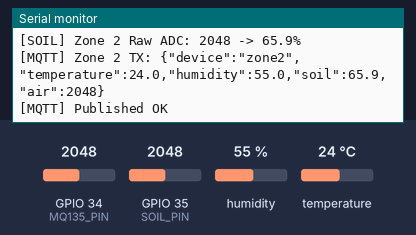
A sketch run on a simulated ESP32. Parts: the last lines printed to the serial monitor. The inputs (shaded band) are chosen by the test bench; at power-on: humidity 55 %, GPIO 34 (MQ135_PIN) = 2048, GPIO 35 (SOIL_PIN) = 2048, temperature 24 °C (analog values on the 0–4095 scale). WiFi joins after 1.5 s; servers stay silent unless stated; no MQTT or app messages arrive unless stated; names the files do not define were given values by the test bench: YOUR_HIVEMQ_BROKER_PORT = 1883.

Above: at 3.2 s.
3.3 s: humidity set to 22 %
4.8 s: GPIO 34 (MQ135_PIN) set to 2866
At 6.2 s:
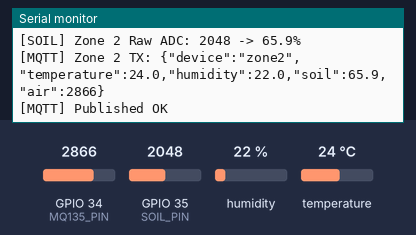
6.3 s: GPIO 35 (SOIL_PIN) set to 2866
7.8 s: temperature set to 12 °C
At 9.0 s:
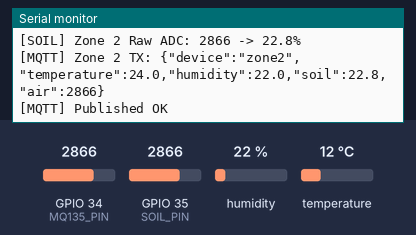
9.3 s: GPIO 34 (MQ135_PIN) set to 3972
At 10.6 s:
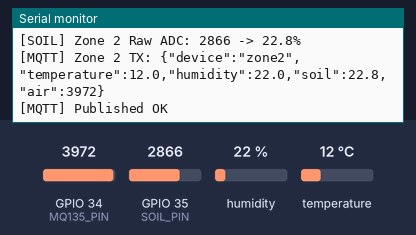
10.8 s: GPIO 35 (SOIL_PIN) set to 3972
At 13.0 s:
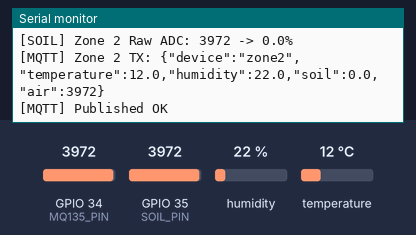
Timing chart, 0 to 13.3 s (numbered marks = the images above; inputs shaded):
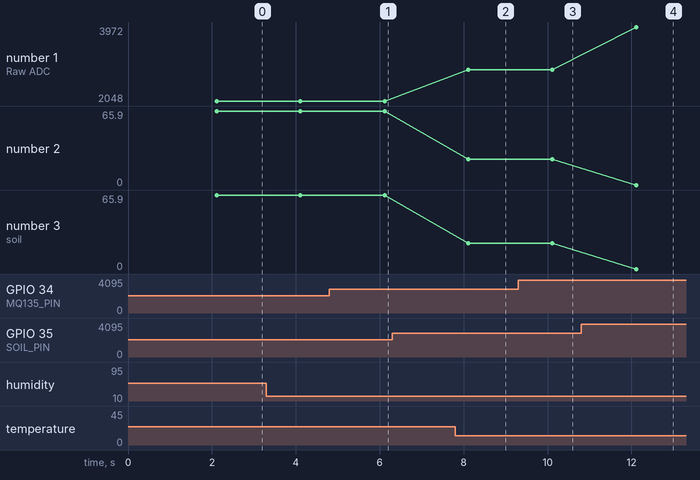

The sketch:

zone2.ino
```cpp
/*
  AgriVision AI - ESP32 Zone 2 Sensor Node
  =========================================

  Sensors:
    DHT22       -> GPIO 4
    Soil        -> GPIO 35
    MQ135       -> GPIO 34

  Communication:
    HiveMQ Cloud MQTT + TLS
*/

#include <WiFi.h>
#include <WiFiClientSecure.h>
#include <PubSubClient.h>
#include <DHT.h>
#include <ArduinoOTA.h>

// ============================================================
// PINS
// ============================================================

#define DHTPIN       4
#define DHTTYPE      DHT22
#define MQ135_PIN    34
#define SOIL_PIN     35

DHT dht(DHTPIN, DHTTYPE);

// ============================================================
// WIFI
// ============================================================

const char* WIFI_SSID     = "Your WIFI_SSID";
const char* WIFI_PASSWORD = "Your WIFI_PASSWORD";

// ============================================================
// HIVEMQ CLOUD
// ============================================================

#define MQTT_BROKER_HOST "YOUR_HIVEMQ_BROKER_HOST"
#define MQTT_BROKER_PORT YOUR_HIVEMQ_BROKER_PORT

#define MQTT_CLIENT_ID "AgriVision-Zone2"

#define MQTT_USERNAME "YOUR_HIVEMQ_USERNAME"
#define MQTT_PASSWORD "YOUR_HIVEMQ_PASSWORD"

// ============================================================
// TOPICS
// ============================================================

#define TOPIC_SENSORS "agrivision/zone2/sensors"
#define TOPIC_STATUS  "agrivision/zone2/status"

// ============================================================
// TIMING
// ============================================================

const unsigned long PUBLISH_INTERVAL_MS = 2000;
const unsigned long MQTT_RETRY_INTERVAL  = 5000;

unsigned long lastPublish = 0;
unsigned long lastMqttRetry = 0;

// ============================================================
// MQTT
// ============================================================

WiFiClientSecure espClient;
PubSubClient mqtt(espClient);

// ============================================================
// WIFI
// ============================================================

void connectWiFi() {

  if (WiFi.status() == WL_CONNECTED)
    return;

  Serial.print("[WiFi] Connecting to ");
  Serial.println(WIFI_SSID);

  WiFi.mode(WIFI_STA);
  WiFi.begin(WIFI_SSID, WIFI_PASSWORD);

  unsigned long start = millis();

  while (
    WiFi.status() != WL_CONNECTED &&
    millis() - start < 15000
  ) {

    delay(500);
    Serial.print(".");
  }

  Serial.println();

  if (WiFi.status() == WL_CONNECTED) {

    WiFi.setSleep(false);
    WiFi.setTxPower(WIFI_POWER_19_5dBm);

    Serial.println("[WiFi] Connected");

    Serial.print("[WiFi] IP: ");
    Serial.println(WiFi.localIP());

  } else {

    Serial.println("[WiFi] Connection failed");
  }
}

// ============================================================
// MQTT CONNECTION
// ============================================================

void tryConnectMQTT() {

  if (mqtt.connected())
    return;

  Serial.println("[MQTT] Connecting to HiveMQ Cloud...");

  bool connected = mqtt.connect(
    MQTT_CLIENT_ID,
    MQTT_USERNAME,
    MQTT_PASSWORD,
    TOPIC_STATUS,
    1,
    true,
    "offline"
  );

  if (connected) {

    Serial.println("[MQTT] Connected");

    mqtt.publish(
      TOPIC_STATUS,
      "online",
      true
    );

  } else {

    Serial.print("[MQTT] Connection failed rc=");
    Serial.println(mqtt.state());
  }
}

// ============================================================
// SOIL
// ============================================================

float readSoilPercent() {

  long soilSum = 0;
  const int sampleCount = 10;

  for (int i = 0; i < sampleCount; i++) {
    soilSum += analogRead(SOIL_PIN);
    delay(5);
  }

  int soilRaw = soilSum / sampleCount;

  // Typical Soil Sensors (Capacitive & Resistive):
  // In Air (Dry): ~3200 - 4095 -> 0%
  // In Water (Wet): ~1200 - 1500 -> 100%
  const int DRY_ADC = 3300;
  const int WET_ADC = 1400;

  float soilPercent = 0.0;

  if (soilRaw <= 100) {
    // Disconnected or 0V dry sensor
    soilPercent = 0.0;
  } else if (soilRaw >= DRY_ADC) {
    soilPercent = 0.0;
  } else if (soilRaw <= WET_ADC) {
    soilPercent = 100.0;
  } else {
    soilPercent = (float)(DRY_ADC - soilRaw) * 100.0 / (float)(DRY_ADC - WET_ADC);
  }

  soilPercent = constrain(soilPercent, 0.0f, 100.0f);
  Serial.printf("[SOIL] Zone 2 Raw ADC: %d -> %.1f%%\n", soilRaw, soilPercent);

  return soilPercent;
}

// ============================================================
// OTA
// ============================================================

void initOTA() {

  ArduinoOTA.setHostname(MQTT_CLIENT_ID);

  ArduinoOTA.onStart([]() {
    Serial.println("[OTA] Starting...");
  });

  ArduinoOTA.onEnd([]() {
    Serial.println("\n[OTA] Done!");
  });

  ArduinoOTA.onProgress([](unsigned int progress, unsigned int total) {

    Serial.printf(
      "[OTA] %u%%\r",
      (progress * 100) / total
    );
  });

  ArduinoOTA.onError([](ota_error_t error) {

    Serial.printf(
      "[OTA] Error[%u]\n",
      error
    );
  });

  ArduinoOTA.begin();

  Serial.println(
    "[OTA] Ready. Hostname: " MQTT_CLIENT_ID
  );
}

// ============================================================
// SETUP
// ============================================================

void setup() {

  Serial.begin(115200);

  delay(500);

  dht.begin();

  analogReadResolution(12);
  analogSetAttenuation(ADC_11db);

  connectWiFi();

  espClient.setInsecure();

  mqtt.setServer(
    MQTT_BROKER_HOST,
    MQTT_BROKER_PORT
  );

  mqtt.setKeepAlive(60);
  mqtt.setBufferSize(512);

  if (WiFi.status() == WL_CONNECTED) {

    initOTA();
    tryConnectMQTT();
  }

  Serial.println("[SYSTEM] Zone 2 ready");
}

// ============================================================
// LOOP
// ============================================================

void loop() {

  // OTA
  if (WiFi.status() == WL_CONNECTED) {
    ArduinoOTA.handle();
  }

  // Wi-Fi
  if (WiFi.status() != WL_CONNECTED) {

    connectWiFi();

    delay(10);
    return;
  }

  // MQTT
  if (!mqtt.connected()) {

    unsigned long now = millis();

    if (now - lastMqttRetry >= MQTT_RETRY_INTERVAL) {

      lastMqttRetry = now;

      tryConnectMQTT();
    }

    delay(10);
    return;
  }

  mqtt.loop();

  // Sensor publishing
  unsigned long now = millis();

  if (now - lastPublish < PUBLISH_INTERVAL_MS)
    return;

  lastPublish = now;

  // ----------------------------------------------------------
  // DHT22 (With Fallback for reliable MQTT transmission)
  // ----------------------------------------------------------
  static float lastValidTemp = 25.0;
  static float lastValidHum  = 60.0;

  float temperature = dht.readTemperature();
  float humidity    = dht.readHumidity();

  if (!isnan(temperature) && !isnan(humidity)) {
    lastValidTemp = temperature;
    lastValidHum  = humidity;
  } else {
    Serial.println("[DHT] Read jitter -> using last valid values");
    temperature = lastValidTemp;
    humidity    = lastValidHum;
  }

  // ----------------------------------------------------------
  // Soil + air
  // ----------------------------------------------------------
  float soilPercent = readSoilPercent();
  int airValue = analogRead(MQ135_PIN);

  // ----------------------------------------------------------
  // JSON
  // ----------------------------------------------------------
  char payload[200];
  snprintf(
    payload,
    sizeof(payload),
    "{\"device\":\"zone2\","
    "\"temperature\":%.1f,"
    "\"humidity\":%.1f,"
    "\"soil\":%.1f,"
    "\"air\":%d}",
    temperature,
    humidity,
    soilPercent,
    airValue
  );

  Serial.printf("[MQTT] Zone 2 TX: %s\n", payload);

  if (mqtt.publish(TOPIC_SENSORS, payload, true)) {
    Serial.println("[MQTT] Published OK");
  } else {
    Serial.println("[MQTT] Publish FAILED");
  }
}
```

Measured:
- after the input at 4.8 s, the serial monitor: prints a new line after 1.3 s (image 1)
- after the input at 9.3 s, the serial monitor: prints a new line after 0.82 s (image 3)
- after the input at 10.8 s, the serial monitor: prints a new line after 1.3 s (image 4)
- plotted number 2: 22.8 → 0 after the input at 10.8 s
- plotted number 3: 22.8 → 0 after the input at 10.8 s
